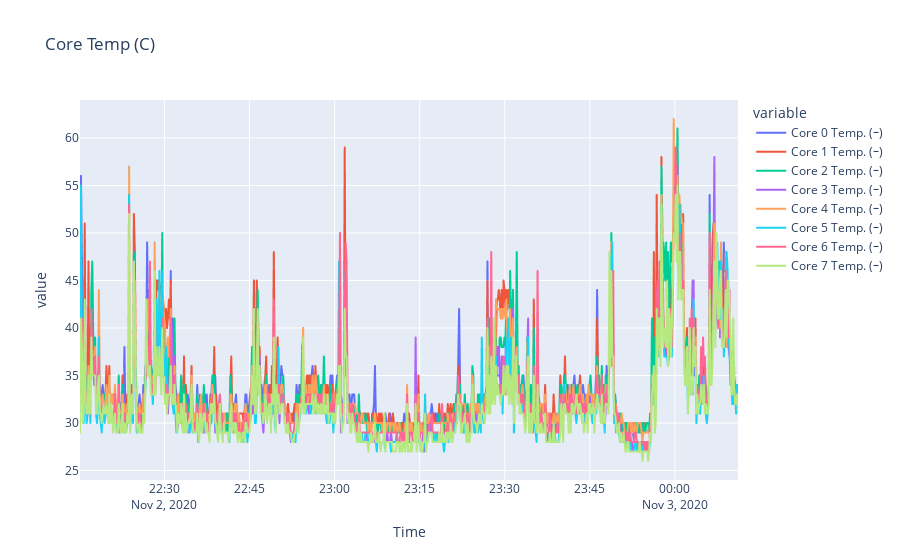

The notebook cell saved with this chart:
### Code cell
fig = px.line(df, x="Time", y=['Core 0 Temp. (ｰ)', 'Core 1 Temp. (ｰ)', 'Core 2 Temp. (ｰ)',
                               'Core 3 Temp. (ｰ)', 'Core 4 Temp. (ｰ)', 'Core 5 Temp. (ｰ)',
                               'Core 6 Temp. (ｰ)', 'Core 7 Temp. (ｰ)'],
              title="Core Temp (C)"
              )
fig.show()

### Figure 1 — Plotly figure (JSON) as saved in the notebook; plotly's stock layout.template omitted (floating-point values rounded to 4 significant figures; data arrays with more than 128 entries replaced by an {"elided": "..."} marker saying what was removed)
{"data": [{"hovertemplate": "variable=Core 0 Temp. (ｰ)<br>Time=%{x}<br>value=%{y}<extra></extra>", "legendgroup": "Core 0 Temp. (ｰ)", "line": {"color": "#636efa", "dash": "solid"}, "mode": "lines", "name": "Core 0 Temp. (ｰ)", "showlegend": true, "type": "scattergl", "x": {"elided": "697 str values"}, "xaxis": "x", "y": {"elided": "697 int values"}, "yaxis": "y"}, {"hovertemplate": "variable=Core 1 Temp. (ｰ)<br>Time=%{x}<br>value=%{y}<extra></extra>", "legendgroup": "Core 1 Temp. (ｰ)", "line": {"color": "#EF553B", "dash": "solid"}, "mode": "lines", "name": "Core 1 Temp. (ｰ)", "showlegend": true, "type": "scattergl", "x": {"elided": "697 str values"}, "xaxis": "x", "y": {"elided": "697 int values"}, "yaxis": "y"}, {"hovertemplate": "variable=Core 2 Temp. (ｰ)<br>Time=%{x}<br>value=%{y}<extra></extra>", "legendgroup": "Core 2 Temp. (ｰ)", "line": {"color": "#00cc96", "dash": "solid"}, "mode": "lines", "name": "Core 2 Temp. (ｰ)", "showlegend": true, "type": "scattergl", "x": {"elided": "697 str values"}, "xaxis": "x", "y": {"elided": "697 int values"}, "yaxis": "y"}, {"hovertemplate": "variable=Core 3 Temp. (ｰ)<br>Time=%{x}<br>value=%{y}<extra></extra>", "legendgroup": "Core 3 Temp. (ｰ)", "line": {"color": "#ab63fa", "dash": "solid"}, "mode": "lines", "name": "Core 3 Temp. (ｰ)", "showlegend": true, "type": "scattergl", "x": {"elided": "697 str values"}, "xaxis": "x", "y": {"elided": "697 int values"}, "yaxis": "y"}, {"hovertemplate": "variable=Core 4 Temp. (ｰ)<br>Time=%{x}<br>value=%{y}<extra></extra>", "legendgroup": "Core 4 Temp. (ｰ)", "line": {"color": "#FFA15A", "dash": "solid"}, "mode": "lines", "name": "Core 4 Temp. (ｰ)", "showlegend": true, "type": "scattergl", "x": {"elided": "697 str values"}, "xaxis": "x", "y": {"elided": "697 int values"}, "yaxis": "y"}, {"hovertemplate": "variable=Core 5 Temp. (ｰ)<br>Time=%{x}<br>value=%{y}<extra></extra>", "legendgroup": "Core 5 Temp. (ｰ)", "line": {"color": "#19d3f3", "dash": "solid"}, "mode": "lines", "name": "Core 5 Temp. (ｰ)", "showlegend": true, "type": "scattergl", "x": {"elided": "697 str values"}, "xaxis": "x", "y": {"elided": "697 int values"}, "yaxis": "y"}, {"hovertemplate": "variable=Core 6 Temp. (ｰ)<br>Time=%{x}<br>value=%{y}<extra></extra>", "legendgroup": "Core 6 Temp. (ｰ)", "line": {"color": "#FF6692", "dash": "solid"}, "mode": "lines", "name": "Core 6 Temp. (ｰ)", "showlegend": true, "type": "scattergl", "x": {"elided": "697 str values"}, "xaxis": "x", "y": {"elided": "697 int values"}, "yaxis": "y"}, {"hovertemplate": "variable=Core 7 Temp. (ｰ)<br>Time=%{x}<br>value=%{y}<extra></extra>", "legendgroup": "Core 7 Temp. (ｰ)", "line": {"color": "#B6E880", "dash": "solid"}, "mode": "lines", "name": "Core 7 Temp. (ｰ)", "showlegend": true, "type": "scattergl", "x": {"elided": "697 str values"}, "xaxis": "x", "y": {"elided": "697 int values"}, "yaxis": "y"}], "layout": {"legend": {"title": {"text": "variable"}, "tracegroupgap": 0}, "title": {"text": "Core Temp (C)"}, "xaxis": {"anchor": "y", "domain": [0, 1], "title": {"text": "Time"}}, "yaxis": {"anchor": "x", "domain": [0, 1], "title": {"text": "value"}}}}
